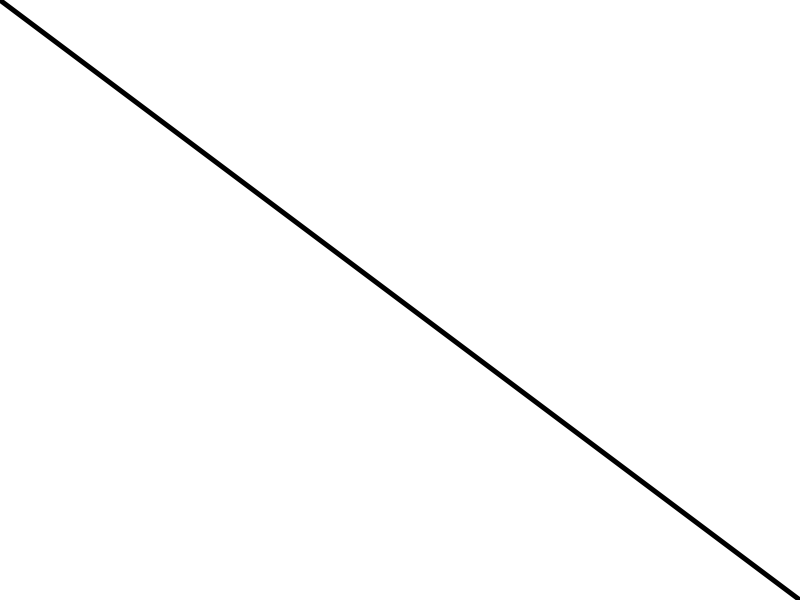
Frame 1 (no input)
Frame 60 (the mouse pressed at the canvas centre just before this capture): identical to frame 1, image omitted
Frame 120 (the mouse held since frame 60 and released just before this capture): identical to frame 1, image omitted

The Processing sketch that drew this single still picture (run headless with seeded random() and noise(); from frame 60 on, the mouse is pressed at the canvas centre):

// Processing sketch: notesLines
// ── notesLines.pde
int colorValue; 
void setup () {
  size(800, 600);
  colorValue=0; //initiaized
}
void draw () {
  background (255);
  strokeWeight(5);
  line(0,0,width,height);
}
